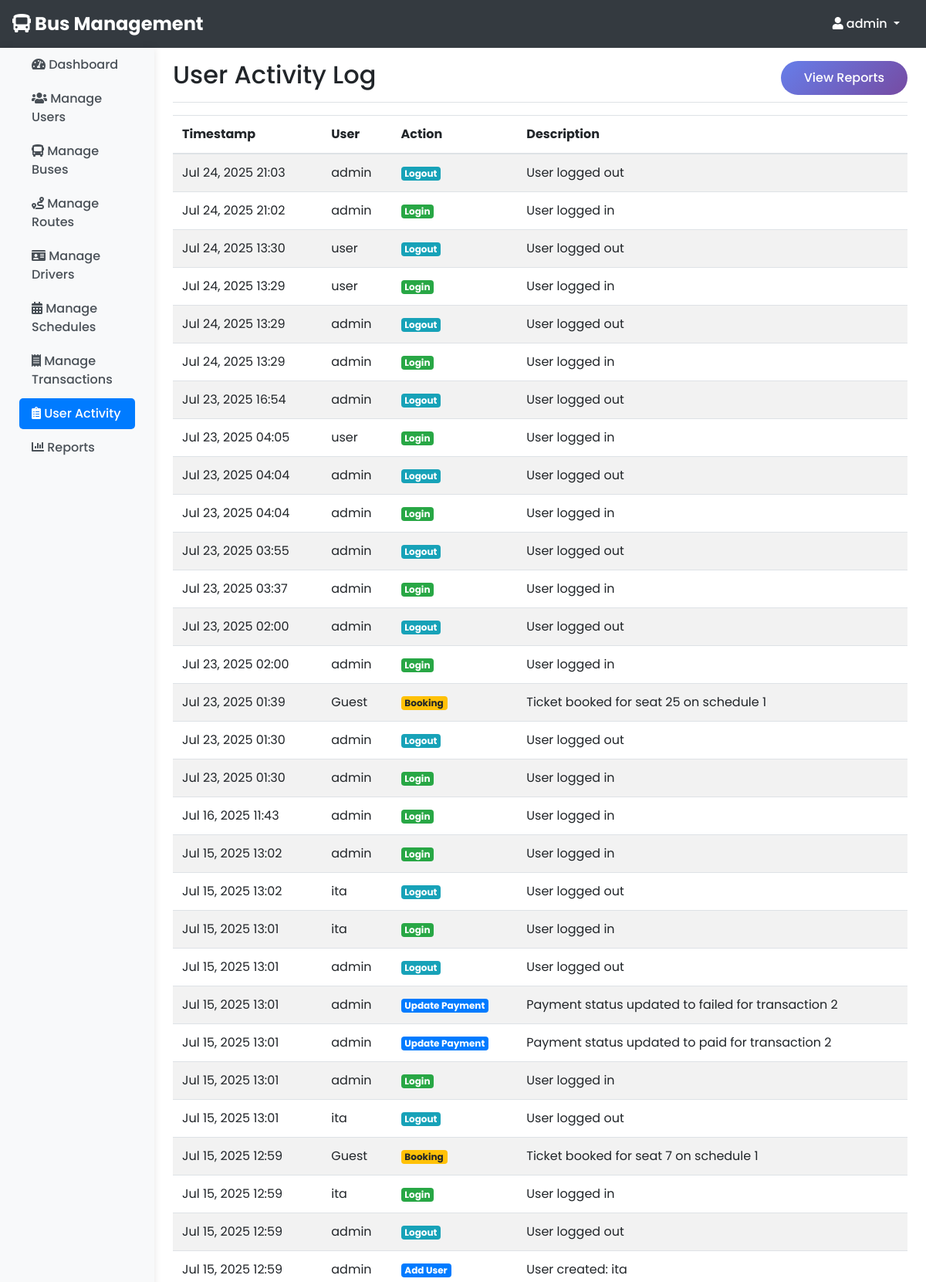
/admin/user_activity.php (signed in, upper part), run on the app's committed database.
### tables this page shows
CREATE TABLE `activity_logs` (
  `id` int(11) NOT NULL,
  `user_id` int(11) DEFAULT NULL,
  `action` varchar(100) NOT NULL,
  `description` text DEFAULT NULL,
  `timestamp` datetime DEFAULT current_timestamp()
);

CREATE TABLE `users` (
  `id` int(11) NOT NULL,
  `username` varchar(50) NOT NULL,
  `password` varchar(255) NOT NULL,
  `role` varchar(20) NOT NULL DEFAULT 'user',
  `created_at` datetime DEFAULT current_timestamp()
);

### admin/user_activity.php (the view, shortened to what this page needs)
<?php
require '../includes/header.php';
$conn = getConnection();
$query = "SELECT al.*, u.username
          FROM activity_logs al
          LEFT JOIN users u ON al.user_id = u.id
          ORDER BY al.timestamp DESC
          LIMIT 100";
$result = $conn->query($query);
?>
<div class="container-fluid">
    <div class="row">
        <?php include '../includes/admin_sidebar.php'; ?>
        <main role="main" class="col-md-9 ml-sm-auto col-lg-10 px-4">
            <div class="d-flex justify-content-between flex-wrap flex-md-nowrap align-items-center pt-3 pb-2 mb-3 border-bottom">
                <h1 class="h2">User Activity Log</h1>
                <a href="reports.php" class="btn btn-primary">View Reports</a>
            </div>
            <div class="table-responsive">
                <table class="table table-striped">
                    <thead>
                        <tr>
                            <th>Timestamp</th>
                            <th>User</th>
                            <th>Action</th>
                            <th>Description</th>
                        </tr>
                    </thead>
                    <tbody>
                        <?php while ($activity = $result->fetch_assoc()): ?>
                            <tr>
                                <td><?= formatDate($activity['timestamp']) ?></td>
                                <td><?= $activity['username'] ?? 'Guest' ?></td>
                                <td>
                                    <span class="badge badge-<?=
                                        $activity['action'] == 'Login' ? 'success' :
                                        ($activity['action'] == 'Logout' ? 'info' :
                                        ($activity['action'] == 'Booking' ? 'warning' : 'primary'))
                                    ?>">
                                        <?= $activity['action'] ?>
                                    </span>
                                </td>
                                <td><?= $activity['description'] ?></td>
                            </tr>
                        <?php endwhile; ?>
                    </tbody>
                </table>
            </div>
        </main>
    </div>
</div>
<?php
require '../includes/footer.php';
?>

### data on the page
activity_logs: timestamp "Jul 24, 2025 21:03", user.username "admin", action "Logout", description "User logged out"
activity_logs: timestamp "Jul 24, 2025 21:02", user.username "admin", action "Login", description "User logged in"
activity_logs: timestamp "Jul 24, 2025 13:30", user.username "user", action "Logout", description "User logged out"
activity_logs: timestamp "Jul 24, 2025 13:29", user.username "user", action "Login", description "User logged in"
activity_logs: timestamp "Jul 24, 2025 13:29", user.username "admin", action "Logout", description "User logged out"
activity_logs: timestamp "Jul 24, 2025 13:29", user.username "admin", action "Login", description "User logged in"
activity_logs: timestamp "Jul 23, 2025 16:54", user.username "admin", action "Logout", description "User logged out"
activity_logs: timestamp "Jul 23, 2025 04:05", user.username "user", action "Login", description "User logged in"
activity_logs: timestamp "Jul 23, 2025 04:04", user.username "admin", action "Logout", description "User logged out"
activity_logs: timestamp "Jul 23, 2025 04:04", user.username "admin", action "Login", description "User logged in"
activity_logs: timestamp "Jul 23, 2025 03:55", user.username "admin", action "Logout", description "User logged out"
activity_logs: timestamp "Jul 23, 2025 03:37", user.username "admin", action "Login", description "User logged in"
activity_logs: timestamp "Jul 23, 2025 02:00", user.username "admin", action "Logout", description "User logged out"
activity_logs: timestamp "Jul 23, 2025 02:00", user.username "admin", action "Login", description "User logged in"
activity_logs: timestamp "Jul 23, 2025 01:39", username "Guest", action "Booking", description "Ticket booked for seat 25 on schedule 1"
activity_logs: timestamp "Jul 23, 2025 01:30", user.username "admin", action "Logout", description "User logged out"
activity_logs: timestamp "Jul 23, 2025 01:30", user.username "admin", action "Login", description "User logged in"
activity_logs: timestamp "Jul 16, 2025 11:43", user.username "admin", action "Login", description "User logged in"
activity_logs: timestamp "Jul 15, 2025 13:02", user.username "admin", action "Login", description "User logged in"
activity_logs: timestamp "Jul 15, 2025 13:02", user.username "ita", action "Logout", description "User logged out"
activity_logs: timestamp "Jul 15, 2025 13:01", user.username "ita", action "Login", description "User logged in"
activity_logs: timestamp "Jul 15, 2025 13:01", user.username "admin", action "Logout", description "User logged out"
activity_logs: timestamp "Jul 15, 2025 13:01", user.username "admin", action "Update Payment", description "Payment status updated to failed for transaction 2"
activity_logs: timestamp "Jul 15, 2025 13:01", user.username "admin", action "Update Payment", description "Payment status updated to paid for transaction 2"
activity_logs: timestamp "Jul 15, 2025 13:01", user.username "admin", action "Login", description "User logged in"
activity_logs: timestamp "Jul 15, 2025 13:01", user.username "ita", action "Logout", description "User logged out"
activity_logs: timestamp "Jul 15, 2025 12:59", username "Guest", action "Booking", description "Ticket booked for seat 7 on schedule 1"
activity_logs: timestamp "Jul 15, 2025 12:59", user.username "ita", action "Login", description "User logged in"
activity_logs: timestamp "Jul 15, 2025 12:59", user.username "admin", action "Logout", description "User logged out"
activity_logs: timestamp "Jul 15, 2025 12:59", user.username "admin", action "Add User", description "User created: ita"

### other printed values
$_SESSION['username'] "admin"
